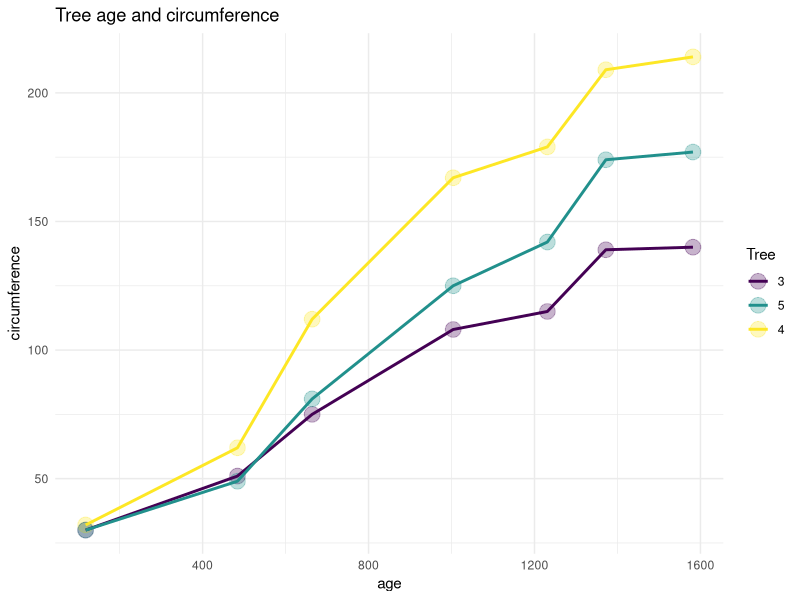
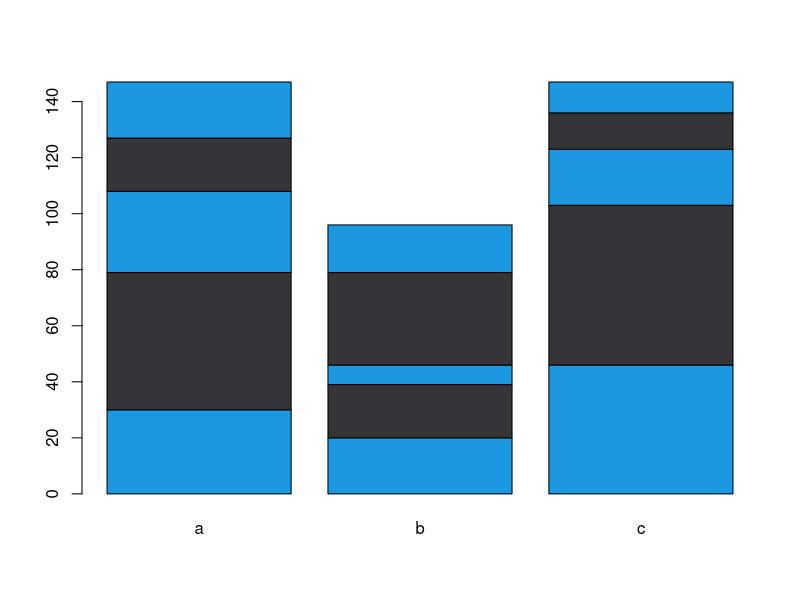

The R source for these figures, in order: (Note: this script raises an error after producing the figures.)

#Compulsory task

library(tidyverse)

Orange %>%
  filter(Tree != "1" &
           Tree != "2") %>%
  ggplot(aes(age, circumference, colour = Tree))+
  geom_point(size = 5, alpha = 0.3)+
  geom_line(size = 1)+
  theme_minimal()+
  labs(title = "Tree age and circumference")



#Additional tasks

#1.Write an R program to create three vectors a, b, c with 5 integers. Combine the three vectors to become a 3×5 matrix where each column represents a vector. Print the content of the matrix. Plot a graph and label correctly.
#Creating 3 vectors of 5 integers
a <- c(30, 49, 29, 19, 20)
b <- c(20, 19, 7, 33, 17)
c <- c(46, 57, 20, 13, 11)

#Combining the vectors in 3x5 matrix by columns.
 matrix <- cbind(a, b, c)
print(matrix)

#Plotting the graph
barplot(matrix, 
        col = c("#1b98e0", "#353436"))


#2.Write a R program to create a Data frames which contain details of 5 employees and display the details. 
#(Name, Age, Role and Length of service).

  Data_Frame = data.frame(Name <- c("Anna S", "Sam D", "Otis S", "Carol C", "Cookie L"),
  Age <- c(23, 33, 43, 20, 50),
  Role <- c("Accountant", "Assistant", "Manager", "CEO", "CFO"),
  LOS <-  C(1, 3, 5, 4, 8)
  )  
  Data_Frame

#3.Import the GGPLOT 2 library and plot a graph using the qplot function. 
# x  axis is the sequence of 1:20 and the y axis is the x ^ 2.
#Label the graph appropriately. install.packages("ggplot2", dependencies = TRUE)

install.packages("ggplot2", dependencies = TRUE)
library(ggplot2)

x <- seq(1:20)
y <- x ^ 2
plot(x, y, type="l", main="My Graph", col="blue")

#4.Create a simple bar plot of five subjects

a <- c("Maths", "English", "History", "PE", "Physics")

barplot(a) 
        
       

#5.Write a R program to take input from the user (name and age) and display the values.
my.name <- readline(prompt="Input your name: ")
my.age <-  readline(prompt="Input your age: ")
my.age <- as.integer(my.age)
print(paste("My name is", my.name, "and I am", my.age ,"years old."))


#6.Write a R program to create a sequence of numbers from 20 to 50 and find the mean of numbers from 20 to 50 and sum of numbers.
print("Sequence of numbers from 20 to 50:")
print(seq(20,50))
print("Mean of numbers from 20 to 50:")
print(mean(20:50))
print("Sum of numbers from 20 to 50:")
print(sum(20:50))

#7. Write a R program to create a vector which contains 10 random integer values between -50 and +50
vec <- sample(-50:50, 10, replace=TRUE)
print("Content of the vector:")
print("10 random integer values between -50 and +50:")
print(vec)

#Optional tasks

#1. Write a R program to get the first 10 Fibonacci numbers.

Fibonacci <- numeric(10)
Fibonacci[1] <- Fibonacci[2] <- 1
for (i in 3:10) Fibonacci[i] <- Fibonacci[i - 2] + Fibonacci[i - 1]
print("First 10 Fibonacci numbers:")
print(Fibonacci)

#2. Write a R program to print the numbers from 1 to 100 and print "Fizz" for multiples of 3, print "Buzz" for multiples of 5, and print "FizzBuzz" for multiples of both.

for (n in 1:100) {
  if (n %% 3 == 0 & n %% 5 == 0) {print("FizzBuzz")}
  else if (n %% 3 == 0) {print("Fizz")}
  else if (n %% 5 == 0) {print("Buzz")}
  else print(n)
}
